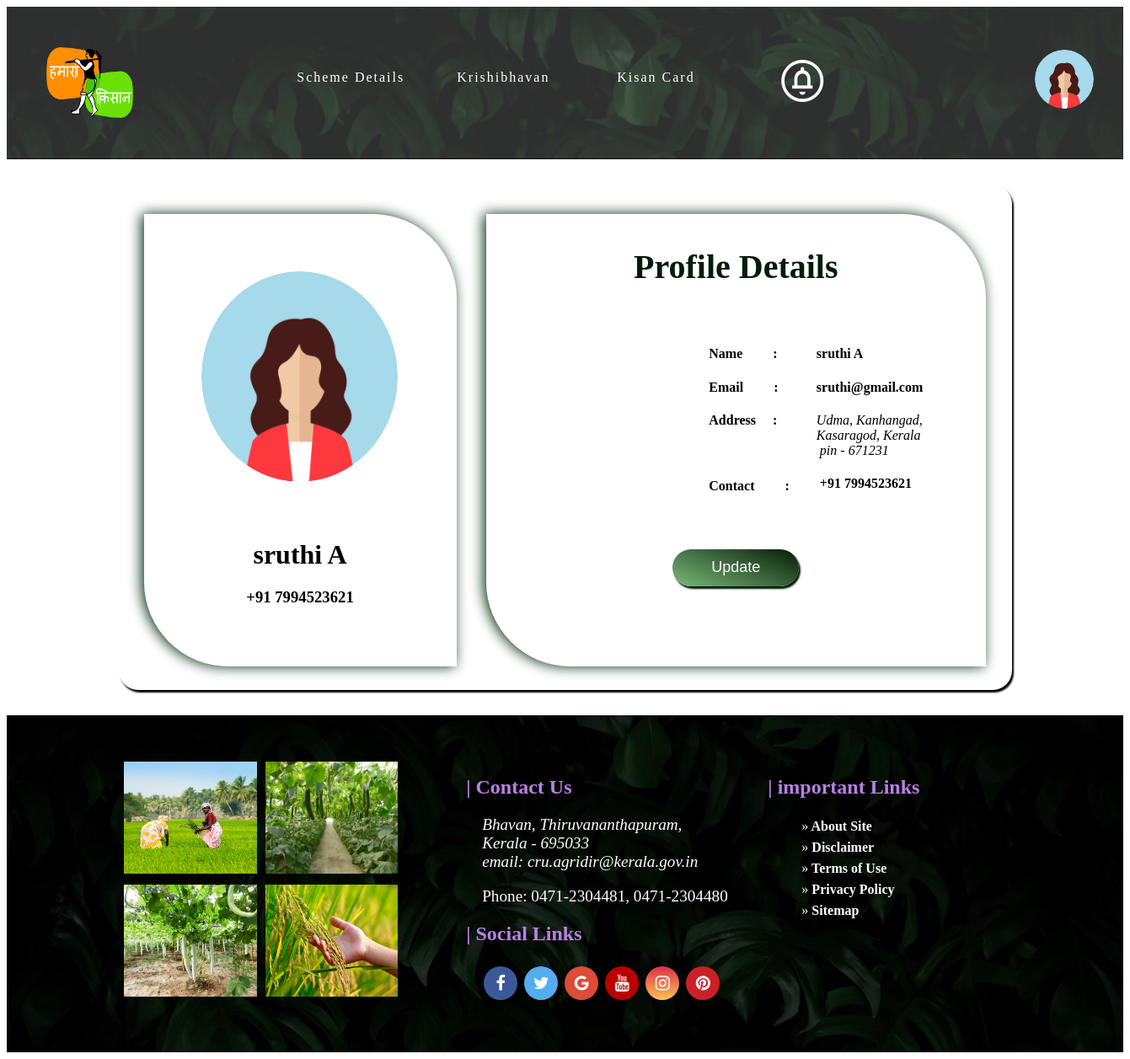
Screenshot of /Profile/ (signed in) with the database file from the repository.
### ACCOUNTS/models.py (models this page shows)
class ADDRESS(models.Model):
    uid = models.CharField(max_length=10)
    image = models.ImageField(null=True, blank=True, upload_to="images/")
    city = models.CharField(max_length=30)
    land_mark = models.CharField(max_length=40)
    district = models.CharField(max_length=30)
    state = models.CharField(max_length=30)
    pin_code = models.DecimalField(decimal_places=0, max_digits=6)
    phone = models.CharField(max_length=14)

### ACCOUNTS/views.py (the view)
# urls.py: path('Profile/', views.profile, name='profile'),
def profile(request):
    id = request.user.id
    address = ADDRESS.objects.filter(uid=id)
    return render(request, 'profile.html', {'address': address})

### Templates/profile.html (shortened to what this page needs)
{% extends 'userIndex.html' %}
{% load static %}
{% block content %}
<html lang="en">
<head>
</head>
<body>
    <div class="profile-section">
        <div class="profile-card">
            {% for i in address %}
            <div class="pro-img">
                <img class="pro-pic" src="{{ i.image.url }}" alt="">
            </div>
            <h1>{{ user.first_name }} {{ user.last_name }}</h1>
            <h3>{{ i.phone }}</h3>
            {% endfor %}
        </div>
        <div class="profile-details">
            <h3>Profile Details</h3>
            <div class="pro-row">
                <div class="pro-col1">
                    <h4>Name &emsp;&emsp;:</h4>
                    <h4>Email &emsp;&emsp;:</h4>
                    <h4>Address &emsp;:</h4>
                    <br>
                    <h4>Contact &emsp;&emsp;:</h4>
                </div>
                <div class="pro-col2">
                     {% for i in address %}
                    <h4>&emsp;&emsp;{{ user.first_name }} {{ user.last_name }}</h4>
                    <h4>&emsp;&emsp;{{ user.email }}</h4>
                    <address>&emsp;&emsp;{{ i.city }}, {{ i.land_mark }},
                                    <br>
                                    &emsp;&emsp;{{ i.district }}, {{ i.state }}
                                    <br>
                                    &emsp;&emsp; pin - {{ i.pin_code }}
                                    </address></h4>
                    <h4>&emsp;&emsp; {{ i.phone }}</h4>
                    {% endfor %}
                </div>
            </div>
            <button class="pro-button"> <a href="{% url 'update-profile' %}"> Update </a></button>
        </div>
    </div>
</body>
</html>
{% endblock %}

### Templates/userIndex.html (shortened to what this page needs)
{% load static %}
<head>
    <link type="text/css" rel="stylesheet" href="{% static 'css/nav.css' %}">
</head>
<nav class="navbar">
    <div class="nav-row">
        <div class="logoImage">
           <a href="{% url 'userHome' %}">
            <img class="logo" src="{% static 'images/kisan.png' %}" alt="">
           </a>
        </div>
        <div class="navlinks">
            <ul>
                <li><a href="{% url 'user_SchemeDetails' %}">Scheme Details</a></li>
                <li><a href="{% url 'User_KrishibhavanList' %}">Krishibhavan</a></li>
                <li><a href="{% url 'KisanCard' %}">Kisan Card</a></li>
                <li><a href="{% url 'User_Notifications' %}">
                    <span class="material-symbols-outlined">
                    </span>
                </a></li>
                <li>
                    <div class="profile" >
                        <button class="dropdown-profile">
                            {% for i in address %}
                            <img class="prof" src="{{ i.image.url }}">
                            {% endfor %}
                        </button>
                    </div>
                </li>
            </ul>
        </div>
    </div>
</nav>
{% block content %}
{% endblock %}
{% include 'footer.html' %}

### static/css/nav.css (style rules this page uses)
.navbar { padding:0; margin:0; width:100%; height:620px; }
.nav-row { width: 100%; height: 180px; background-color: rgba(240, 241, 241, 0.191); display: flex; flex-direction: row; }
.logoImage { width: 10%; height: 150px; margin: 15px 40px; }
.logo { height: 100%; width: 100%; }
.navlinks { width: 65%; height: 130px; margin: 25px 67px; }
.navlinks ul { display: flex; flex-direction: row; list-style: none; margin: 50px 20px; }
.navlinks li { padding-left: 20px; padding-right: 20px; display: block; }
.navlinks a { text-decoration: none; font-size: 16px; color: white; letter-spacing: 2px; display: block; width: 140px; }

### Templates/profile.html (style rules this page uses)
body { display: grid; place-items: center; }
.navbar { padding: 0; margin: 0; width: 100%; height: 181px; }
.profile-section { margin: 30px 0 30px 0; box-shadow: 2px 3px 2px black; border-radius: 23px; width: 80%; height: 600px; display: flex; flex-direction: row; }
.profile-card { box-shadow: -3px 0px 1em rgb(5 47 17); border-bottom-left-radius: 100px; border-top-right-radius: 100px; width: 35%; height: 537px; margin:35px 5px 5px 30px; display:block; text-align: center; align-items: center; }
.profile-details { box-shadow: -3px 0px 1em rgb(5 47 17); border-bottom-left-radius: 100px; border-top-right-radius: 100px; width: 56%; height: 537px; margin:35px 5px 5px 30px; display:block; place-items: center; }
.profile-details h3 { margin: 39px 172px; font-size: 40px; color: rgb(2, 28, 8); }
.profile-details .pro-row { margin-top: 50px; display: flex; flex-direction: row; margin-left: 190px; }
.profile-section .pro-img { margin: 68px; width: 63%; height: 250px; display: grid; place-items: center; }
.profile-section .pro-pic { width: 100%; height: 100%; border-radius: 50%; }
.profile-section .pro-button { width: 150px; height: 44px; border-radius: 23px; margin: 44px 225px; border: none; box-shadow: 2px 3px 2px rgb(2, 28, 2); background: linear-gradient(23deg,rgb(122 185 122),rgb(5, 28, 5)); }
.profile-section .pro-button a { font-size: 18px; color: rgb(250, 249, 246); text-decoration: none; }

### rows the page displays
ADDRESS: image (picture), phone "+91 7994523621", city "Udma", land_mark "Kanhangad", district "Kasaragod", state "Kerala", pin_code "671231"

### other values shown
{{ user.first_name }} "sruthi"
{{ user.last_name }} "A"
{{ user.email }} "sruthi@gmail.com"
